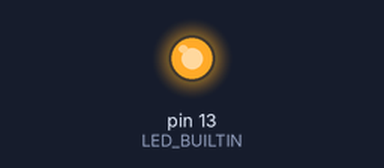
A sketch run on a simulated Arduino Uno, built with avr-gcc and run on an emulated ATmega328P. Shown: output pins drawn as LEDs (lit = HIGH).

Above: at 2.5 s.
At 40.0 s:
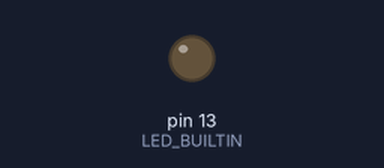
Timing chart, 0 to 43.6 s (numbered marks = the images above):
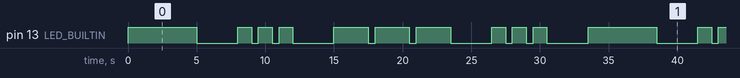

The sketch:

sosSignal.ino
```cpp
/*
  Blinks the SOS signal from the arduino UNO.

  Use either the LED_BUILTIN or an led with it's anode (+; long leg) in pin 13, and the cathode to GND.

  Has to be pin 13, as it is a built-in pull-down resistor. If you wish to use another of Arduino's pins, you must use a resistor. 220-ohm should be fine.

*/

// the setup function runs once when you press reset or power the board
void setup() {
  // initialize digital pin LED_BUILTIN as an output.
  pinMode(LED_BUILTIN, OUTPUT);
}

// the loop function runs over and over again forever
void loop() {

  //5 seconds of light on, followed by 3 seconds off to symbolise the message restarting

    digitalWrite(LED_BUILTIN, HIGH);   // turn the LED on (HIGH is the voltage level)
    delay(5000);
    digitalWrite(LED_BUILTIN, LOW);
    delay(3000);

  // S of SOS (is three even dots) . . .
  digitalWrite(LED_BUILTIN, HIGH);   // turn the LED on (HIGH is the voltage level)
  delay(1000);                       // dot == 1 second (1000)
  digitalWrite(LED_BUILTIN, LOW);    // turn the LED off by making the voltage LOW
  delay(500);                        // wait half a second (500)
  digitalWrite(LED_BUILTIN, HIGH);   // turn the LED on (HIGH is the voltage level)
  delay(1000);                       // dot == 1 second (1000)
  digitalWrite(LED_BUILTIN, LOW);    // turn the LED off by making the voltage LOW
  delay(500);                        // wait half a second (500)
  digitalWrite(LED_BUILTIN, HIGH);   // turn the LED on (HIGH is the voltage level)
  delay(1000);                       // dot == 1 second (1000)
  digitalWrite(LED_BUILTIN, LOW);    // turn the LED off by making the voltage LOW


  delay(3000);                        // THREE second delay between each letter.

  //O of SOS  (is three even dashes) _ _ _

  digitalWrite(LED_BUILTIN, HIGH);   // turn the LED on (HIGH is the voltage level)
  delay(2500);                       // dash == 2.5 second (2500)
  digitalWrite(LED_BUILTIN, LOW);    // turn the LED off by making the voltage LOW
  delay(500);                        // wait half a second (500)
  digitalWrite(LED_BUILTIN, HIGH);   // turn the LED on (HIGH is the voltage level)
  delay(2500);                       // dash == 2.5 second (2500)
  digitalWrite(LED_BUILTIN, LOW);    // turn the LED off by making the voltage LOW
  delay(500);                        // wait half a second (500)
  digitalWrite(LED_BUILTIN, HIGH);   // turn the LED on (HIGH is the voltage level)
  delay(2500);                       // dash == 2.5 second (2500)
  digitalWrite(LED_BUILTIN, LOW);    // turn the LED off by making the voltage LOW

  delay(3000);                        // THREE second delay between each letter.

  // S of SOS (is three even dots) . . .
  digitalWrite(LED_BUILTIN, HIGH);   // turn the LED on (HIGH is the voltage level)
  delay(1000);                       // dot == 1 second (1000)
  digitalWrite(LED_BUILTIN, LOW);    // turn the LED off by making the voltage LOW
  delay(500);                        // wait half a second (500)
  digitalWrite(LED_BUILTIN, HIGH);   // turn the LED on (HIGH is the voltage level)
  delay(1000);                       // dot == 1 second (1000)
  digitalWrite(LED_BUILTIN, LOW);    // turn the LED off by making the voltage LOW
  delay(500);                        // wait half a second (500)
  digitalWrite(LED_BUILTIN, HIGH);   // turn the LED on (HIGH is the voltage level)
  delay(1000);                       // dot == 1 second (1000)
  digitalWrite(LED_BUILTIN, LOW);    // turn the LED off by making the voltage LOW

  delay(3000);                        // THREE second delay between each letter.
  //
}
```

Measured:
- by itself, pin 13 (LED_BUILTIN): repeats every 33.5 s: LOW 3.0 s, 2 × (HIGH 1.0 s, LOW 0.50 s), HIGH 1.0 s, LOW 3.0 s, 2 × (HIGH 2.5 s, LOW 0.50 s), HIGH 2.5 s, LOW 3.0 s, 2 × (HIGH 1.0 s, LOW 0.50 s), HIGH 1.0 s, LOW 3.0 s, HIGH 5.0 s
- by itself, everything shown: repeats every 33.5 s, in 20 steps
